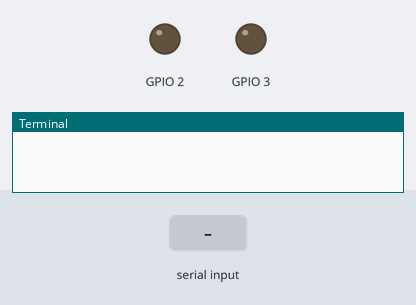
Bench run of a program on a simulated Raspberry Pi (BCM pin numbers). Shown: output pins drawn as LEDs (lit = HIGH), the last lines printed to the terminal. The inputs (shaded band) are chosen by the test bench.

Above: at 1.2 s.
1.3 s: "500\n" received over the second serial link
At 1.7 s:
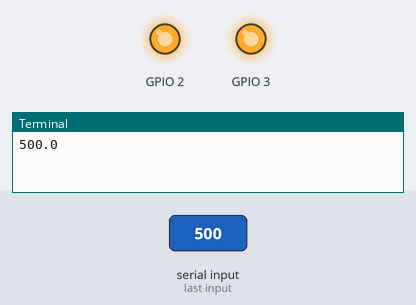
Timing chart, 0 to 4.3 s (numbered marks = the images above; inputs shaded):
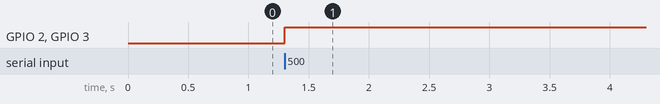

The program:

serialtest.py
```python
import serial
import time
import RPi.GPIO as gp


port = serial.Serial('/dev/ttyAMA0', baudrate=9600, timeout=.05)
gp.setmode(gp.BCM)
gp.setup(2,gp.OUT)
gp.setup(3,gp.OUT)
i = 0
while True:
    rcv = port.readline()
    lum = rcv.rstrip("\n")
    try:
        lum = float(lum.strip('\0'))
        print lum
        if lum < 1000:
            gp.output(2,gp.HIGH)
            gp.output(3,gp.HIGH)
        elif lum > 1000:
            gp.output(2,gp.LOW)
            gp.output(3,gp.LOW)
    except:
        pass
    if i == 500:
        port.write(b'10m@')
        i = 0
    i += 1
```

Measured:
- after the input at 1.3 s, GPIO 2, GPIO 3: LOW → HIGH at once
